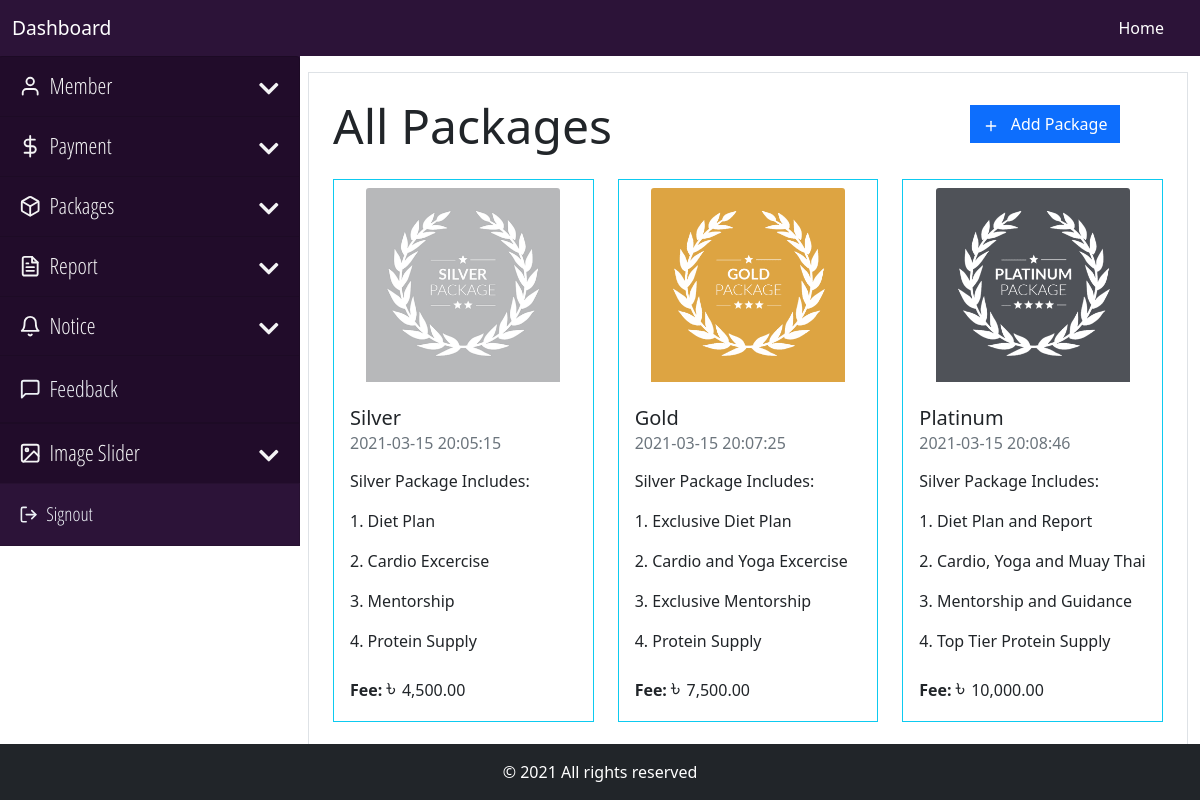
Page /backend/package/view-packages.php (signed in) on the committed database.
### tables this page shows
CREATE TABLE `package` (
  `package_id` int(11) NOT NULL,
  `package_name` varchar(20) NOT NULL,
  `package_details` text NOT NULL,
  `package_image` varchar(255) NOT NULL,
  `package_fee` float NOT NULL,
  `package_created` timestamp NOT NULL DEFAULT current_timestamp()
);

### core/main.php (called while the page is built, shortened)
<?php
    class Main
    {
        private $host = "localhost";
        private $user = "root";
        private $pass ="";
        private $database = "gym_manager";
        private function dbConnect()
        {
            try
            {
                $this->conn = new PDO('mysql:host='.$this->host.';dbname='.$this->database, $this->user, $this->pass);
            }
            catch(PDOException $Exception)
            {
                $this->errmsg = $Exception->getMessage();
            }
        }
    }
?>

### core/dashboard.php (called while the page is built, shortened)
<?php
    require_once "main.php";
    class Dashboard extends Main
    {
        public function viewPackages()
        {
            $this->sql = $this->conn->prepare("SELECT * FROM package");
            try
            {
                $this->sql->execute();
                if($this->sql->rowCount() > 0)
                {
                    $data = $this->sql->fetchAll(PDO::FETCH_OBJ);
                    return $data;
                }
                else
                {
                    return false;
                }
            }
            catch(PDOException $Exception)
            {
                $this->errmsg = $Exception->getMessage();
                $_SESSION['error'] = "Unexpected Error Occured. Please try again Later.<br> Error: ".$this->errmsg;
                return false;
            }
        }
    }
?>

### backend/package/view-packages.php (the view, shortened to what this page needs)
<?php
    require_once "../../core/dashboard.php";
    require_once "../inc/be-header.php";
    if(isset( $_SESSION['role']) &&  $_SESSION['role'] == 'admin' )
    {
      require_once "../inc/be-nav-admin.php";
    }
    else
    {
      require_once "../inc/be-nav-user.php";
    }
?>
<div class="container-fluid overflow-hidden mb-5">
    <div class="row gx-2 mt-3">
    <?php
        if(isset( $_SESSION['role']) &&  $_SESSION['role'] == 'admin' )
        {
          require_once "../inc/be-sidenav-admin.php";
        }
        else
        {
          require_once "../inc/be-sidenav-user.php";
        }
    ?>
        <div class="col-md-9">
            <div class="border p-4">
                <div class="row">
                    <div class="col-9">
                        <h2 class="display-5 mb-4">All Packages</h2>
                    </div>
                    <div class="col-3 text-right p-2">
                        <a class="btn btn-primary rounded-0" href="add-package.php"><i class="me-2" data-feather="plus"></i> Add Package</a>
                    </div>
                </div>
                <div class="row g-4">
                <?php
                    $packages = new Dashboard;
                    $result = $packages->viewPackages();
                    if($result != false)
                    {
                        foreach($result as $data)
                        {
                            $fee = "<span class='bdt'>&#2547; </span>".number_format($data->package_fee, 2);
                ?>
                            <div class="col-4">
                                <div class="card rounded-0 border border-info">
                                    <?php
                                        if(isset($data->package_image))
                                        {
                                            echo '<img src="../../_resources/images/'.$data->package_image.'" alt="" class="card-img-top w-75 d-flex mx-auto my-2">';
                                        }
                                        else
                                        {
                                            echo '<img src="../../_resources/images/default.jpg" alt="" class="card-img-top w-75 d-flex mx-auto my-2">';
                                        }
                                    ?>
                                    <div class="card-body">
                                        <h5 class="card-title"><?=$data->package_name?></h5>
                                        <h6 class="card-subtitle mb-2 text-muted"><?=$data->package_created?></h6>
                                        <p class="card-text"><?=$data->package_details?></p>
                                        <p class="card-text"><strong>Fee:</strong> <?=$fee?></p>
                                    </div>
                                </div>
                            </div>
                <?php
                        }
                    }
                    else
                    {
                ?>
                            <div class="alert alert-danger rounded-0 py3">
                                No Data Found!
                            </div>
                    <?php
                        }
                    ?>
                </div>
            </div>
        </div>
    </div>
</div>
<?php
    require_once "../inc/be-footer.php";
?>

### _resources/stylesheets/style.css (style rules this page uses)
.bdt { font-size: 24px!important; }

### rows in the picture
package: package_image (picture), package_name "Silver", package_created "2021-03-15 20:05:15", package_details "Silver Package Includes: 1. Diet Plan 2. Cardio Excercise 3. Mentorship 4. Protein Supply", package_fee "4,500.00"
package: package_image (picture), package_name "Gold", package_created "2021-03-15 20:07:25", package_details "Silver Package Includes: 1. Exclusive Diet Plan 2. Cardio and Yoga Excercise 3. Exclusive Mentorship 4. Protein Supply", package_fee "7,500.00"
package: package_image (picture), package_name "Platinum", package_created "2021-03-15 20:08:46", package_details "Silver Package Includes: 1. Diet Plan and Report 2. Cardio, Yoga and Muay Thai 3. Mentorship and Guidance 4. Top Tier Protein Supply", package_fee "10,000.00"
